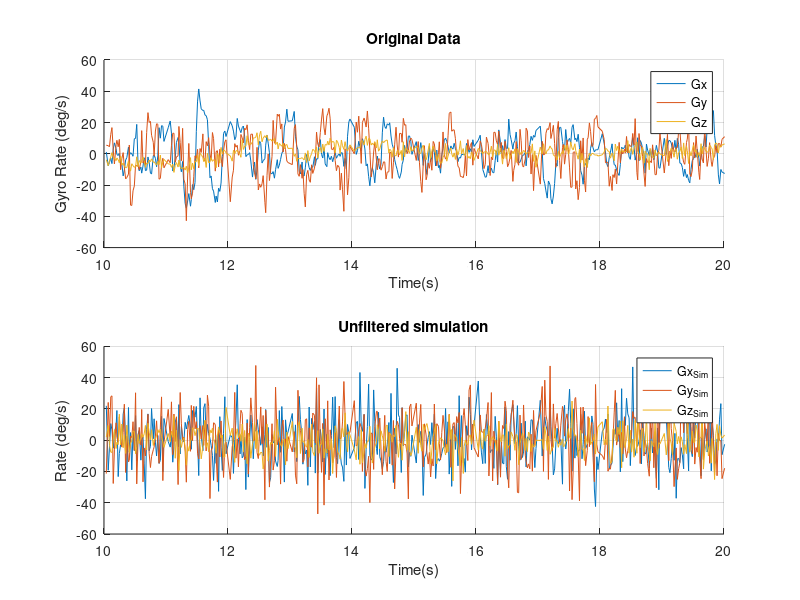
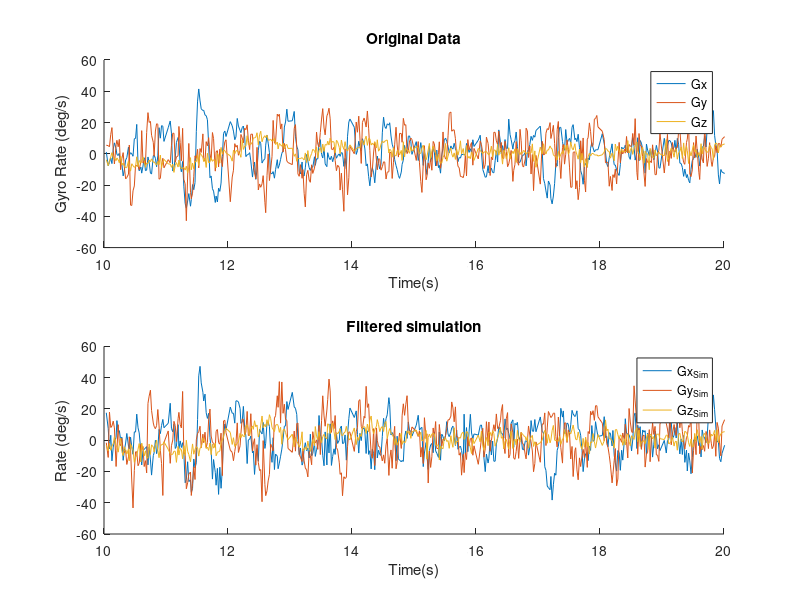
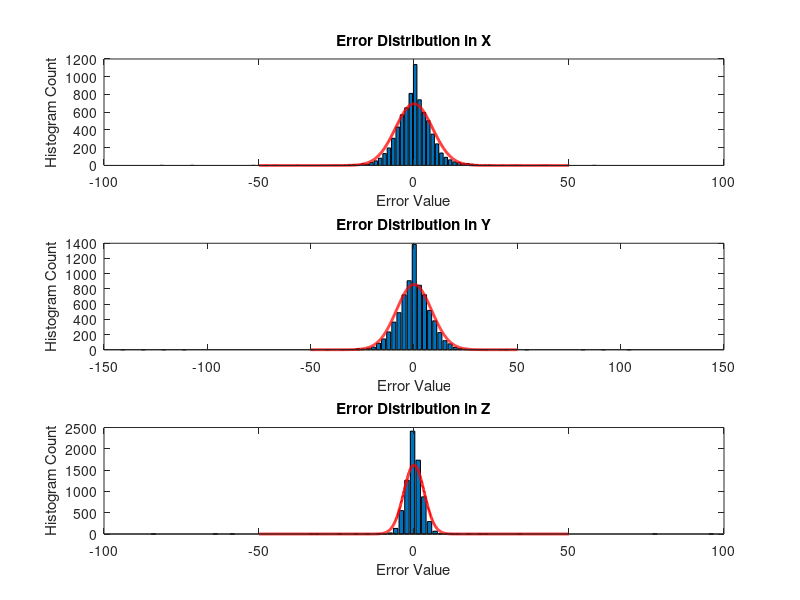

MATLAB code for these plots, in order:
%% A Matlab program to calculate the convariances from a Gyroscope Data.
% It demonstrates the following aspects:
% -1. Load gyroDataset from the 11-datasets directory
% -2. Adds Gaussian Noise to the dataset
% -3. Filters the Dataset using a moving average filter
% -4. Displays both the noisy and the filtered datasets for comparision
% -5. Approximates the noise distribution that was added to the dataset
% ---------------------------------------------------------------------
% ----Contributions in Ver.2.0
% -1. Vectorized the Gyro Data.
% -2. More Compact Code.
% -3. Removed repeatations
% -4. Completed the Error Distribution Comparison at the bottom.
% -5. Commented wherever possible
% ----Contributions in Ver.3.0 after review
% -1. Updated the MobileRoboticsSetup.m to add the 11-datasets folder
% -2. Removed a duplicate copy of this same file
% -3. Added the Info about this file in the top comments
% -4. Changed the titles of the error plots which were earlier the same.
% -5.  
% Author: Bismaya Sahoo
%%%%%%%%%%%%%%%%%%%%%%%%%%%%%
%% Initializations
clear all; close all; clc;
RAD2DEG = 180/pi;

tmin = 10; % Put Start_time here in seconds
tmax = 20; % Put Stop_time here in seconds

%% Load Data and Initial Calculations
load('gyroData.mat'); % Load the Gyro Dataset.
G_data = [gx gy gz]; % Vectorize the Dataset. G(:,1)=gx,G(:,2)=gy;G(:,3)=gz;
G_data = G_data*RAD2DEG; % Convert the Dataset to degrees.
dataSet_length = length(G_data(:,1));
time_Stamp = tg;

% Calculate Plotting interval
t_start = find(time_Stamp>tmin,1);% Find the start location in the dataset
t_stop = find(time_Stamp>tmax,1);% Find the stop location in the dataset

%% Calculate Covariance and A noisy simulation
% Assume underlying motion is negligible, and measurements are independent
S= cov(G_data);
[S_vect,S_val] = eig(S); % S_vect: eigVectors, S_val: eigValues

% Create a reproduction of gyro data
G_sim = S_vect*sqrt(S_val)*randn(3,dataSet_length);

% Plot the data
figure(1);clf;
subplot(2,1,1); hold on;grid on;
plot(time_Stamp(t_start:t_stop), G_data(t_start:t_stop,:));
axis([tmin tmax -60 60]);title('Original Data');xlabel('Time(s)');ylabel('Gyro Rate (deg/s)');legend('Gx','Gy','Gz')
subplot(2,1,2); hold on;grid on;
plot(tg(t_start:t_stop), G_sim(:,(t_start:t_stop)));
axis([tmin tmax -60 60]);xlabel('Time(s)');ylabel('Rate (deg/s)');title('Unfiltered simulation');legend('Gx_{Sim}','Gy_{Sim}','Gz_{Sim}');

%% Filter the Dataset 
filter_length = 3; % size of the moving avg filter.
G_filtered=filter(ones(1,filter_length)/filter_length,1,G_data); %Filter the Data.
G_err = G_data-G_filtered; %Calculate the error

Sf_err = cov(G_err);
[SErr_Vec, SErr_val]=eig(Sf_err);
% Create a reproduction of gyro data
G_simf = SErr_Vec*sqrt(SErr_val)*randn(3,dataSet_length);
% Plot the Filtered Data
figure(2);clf;
subplot(2,1,1); hold on;
plot(time_Stamp(t_start:t_stop), G_data(t_start:t_stop,:));
axis([tmin tmax -60 60]);title('Original Data');xlabel('Time(s)');ylabel('Gyro Rate (deg/s)');legend('Gx','Gy','Gz')
subplot(2,1,2); hold on;
plot(time_Stamp(t_start:t_stop), G_filtered(t_start:t_stop,:)'+G_simf(:,t_start:t_stop));
axis([tmin tmax -60 60]);xlabel('Time(s)');ylabel('Rate (deg/s)');title('Filtered simulation');legend('Gx_{Sim}','Gy_{Sim}','Gz_{Sim}');

%% Error Distribution Comparison
figure(3); clf; hold on
bins = 100;
xvec = -50:.1:50;
[Nex, Xex] = hist(G_err(:,1),bins);
[Ney, Xey] = hist(G_err(:,2),bins);
[Nez, Xez] = hist(G_err(:,3),bins);
binsizeX = Xex(2)-Xex(1);
binsizeY = Xey(2)-Xey(1);
binsizeZ = Xez(2)-Xez(1);

% Compare to pdf, by multiplying by number of samples and by bin size
% Num samples to convert to frequency distribution and bin size as smaller
% bins will have fewer samples.

Gex = normpdf(xvec,mean(G_err(:,1)),sqrt(Sf_err(1,1)))*length(G_err(:,1))*binsizeX;
Gey = normpdf(xvec,mean(G_err(:,2)),sqrt(Sf_err(2,2)))*length(G_err(:,2))*binsizeY;
Gez = normpdf(xvec,mean(G_err(:,3)),sqrt(Sf_err(3,3)))*length(G_err(:,3))*binsizeZ;

subplot(3,1,1);bar(Xex,Nex);hold on;plot(xvec,Gex,'r','LineWidth',2);
title('Error Distribution in X');xlabel('Error Value');ylabel('Histogram Count');
subplot(3,1,2);bar(Xey,Ney);hold on;plot(xvec,Gey,'r', 'LineWidth',2);
title('Error Distribution in Y');xlabel('Error Value');ylabel('Histogram Count');
subplot(3,1,3);bar(Xez,Nez);hold on;plot(xvec,Gez,'r', 'LineWidth',2);
title('Error Distribution in Z');xlabel('Error Value');ylabel('Histogram Count');
 
